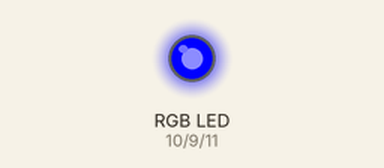
Recording of a sketch running on a simulated Arduino Uno, built with avr-gcc and run on an emulated ATmega328P. On the bench: an RGB LED mixed from three pins (HIGH = lit). Dim RGB values are drawn brighter than linear.

Above: at 0.05 s.
At 4.95 s:
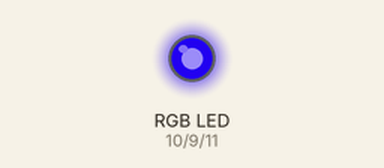
At 9.95 s:
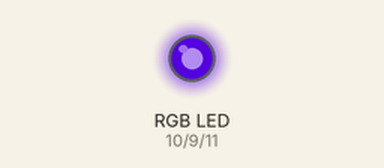
At 19.95 s:
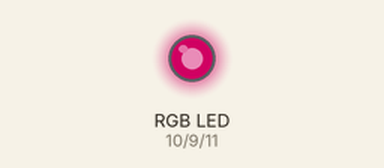
At 29.86 s:
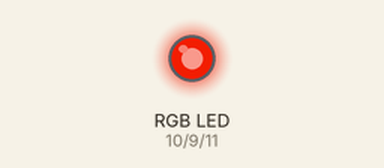
At 39.86 s:
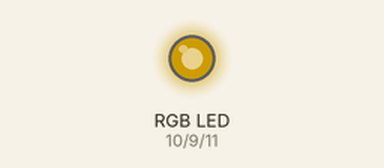
Timing chart, 0 to 40.0 s (numbered marks = the images above):
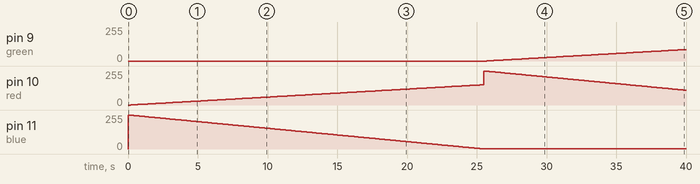

The sketch:

rgbFade.ino
```cpp
int blue = 11;
int red = 10;
int green = 9;
int val = 0;
int fq = 100;


void setup() {
  pinMode(blue, OUTPUT);
  pinMode(red, OUTPUT);
  pinMode(green, OUTPUT);
}


void loop() {


{
  for(int i=0; i<255; i++)
  {
    val=0.6*i;
    analogWrite(red, val);
    analogWrite(blue, 255-i);
    delay(fq);
  }


  for(int i=0; i<255; i++)
  {
    val=0.6*i;
    analogWrite(green, val);
    analogWrite(red, 255-i);
    delay(fq);
  }
  for(int i=0; i<255; i++)
  {
    val=0.6*i;
    analogWrite(blue, val);
    analogWrite(green, 255-i);
    delay(fq);
}

}

}
```

Measured:
- by itself, pin 9 (green): moves from 0/255 to 86/255 over 14.2 s
- by itself, pin 10 (red): rises from 0/255 to 255/255 in 25.3 s, then falls to 111/255 in 14.4 s
- by itself, pin 11 (blue): 0/255 → 255/255 at 0.00 s, → 254/255 0.10 s later, → 253/255 0.10 s later, → 252/255 0.10 s later, … (255 changes in this stretch)
